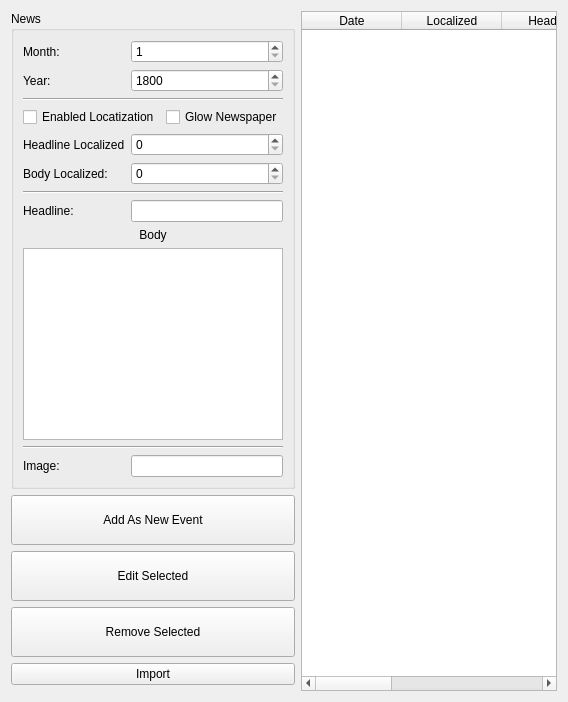
       <widget class="QWidget" name="Tab_News">
        <attribute name="title">
         <string>News</string>
        </attribute>
        <layout class="QGridLayout" name="gridLayout_25">
         <item row="0" column="0">
          <widget class="QGroupBox" name="groupBox_12">
           <property name="title">
            <string>News</string>
           </property>
           <layout class="QGridLayout" name="gridLayout_24">
            <item row="9" column="0">
             <widget class="QLabel" name="label_45">
              <property name="text">
               <string>Body Localized:</string>
              </property>
             </widget>
            </item>
            <item row="11" column="0">
             <widget class="QLabel" name="label_47">
              <property name="text">
               <string>Headline:</string>
              </property>
             </widget>
            </item>
            <item row="12" column="0" colspan="2">
             <widget class="QLabel" name="label_48">
              <property name="text">
               <string>Body</string>
              </property>
              <property name="alignment">
               <set>Qt::AlignCenter</set>
              </property>
             </widget>
            </item>
            <item row="10" column="0" colspan="2">
             <widget class="Line" name="line_9">
              <property name="orientation">
               <enum>Qt::Horizontal</enum>
              </property>
             </widget>
            </item>
            <item row="15" column="0" colspan="2">
             <widget class="Line" name="line_10">
              <property name="orientation">
               <enum>Qt::Horizontal</enum>
              </property>
             </widget>
            </item>
            <item row="2" column="0" colspan="2">
             <widget class="Line" name="line_8">
              <property name="orientation">
               <enum>Qt::Horizontal</enum>
              </property>
             </widget>
            </item>
            <item row="11" column="1">
             <widget class="QLineEdit" name="Line_News_Headline"/>
            </item>
            <item row="16" column="0">
             <widget class="QLabel" name="label_49">
              <property name="text">
               <string>Image:</string>
              </property>
             </widget>
            </item>
            <item row="16" column="1">
             <widget class="QLineEdit" name="Line_News_Image"/>
            </item>
            <item row="9" column="1">
             <widget class="QSpinBox" name="Spin_News_BodyWord">
              <property name="maximum">
               <number>9999999</number>
              </property>
             </widget>
            </item>
            <item row="8" column="1">
             <widget class="QSpinBox" name="Spin_News_HeadlineWord">
              <property name="maximum">
               <number>9999999</number>
              </property>
             </widget>
            </item>
            <item row="8" column="0">
             <widget class="QLabel" name="label_46">
              <property name="text">
               <string>Headline Localized</string>
              </property>
             </widget>
            </item>
            <item row="13" column="0" colspan="2">
             <widget class="QTextEdit" name="TextEdit_News_Body"/>
            </item>
            <item row="0" column="0">
             <widget class="QLabel" name="label_38">
              <property name="text">
               <string>Month:</string>
              </property>
             </widget>
            </item>
            <item row="1" column="1">
             <widget class="QSpinBox" name="Spin_News_Year">
              <property name="minimum">
               <number>1800</number>
              </property>
              <property name="maximum">
               <number>9999</number>
              </property>
             </widget>
            </item>
            <item row="0" column="1">
             <widget class="QSpinBox" name="Spin_News_Month">
              <property name="minimum">
               <number>1</number>
              </property>
              <property name="maximum">
               <number>12</number>
              </property>
             </widget>
            </item>
            <item row="1" column="0">
             <widget class="QLabel" name="label_40">
              <property name="text">
               <string>Year:</string>
              </property>
             </widget>
            </item>
            <item row="5" column="0" rowspan="2" colspan="2">
             <layout class="QHBoxLayout" name="horizontalLayout_6">
              <item>
               <widget class="QCheckBox" name="Check_News_Locale">
                <property name="text">
                 <string>Enabled Locatization</string>
                </property>
               </widget>
              </item>
              <item>
               <widget class="QCheckBox" name="Check_News_Glow">
                <property name="text">
                 <string>Glow Newspaper</string>
                </property>
               </widget>
              </item>
             </layout>
            </item>
           </layout>
          </widget>
         </item>
         <item row="1" column="0">
          <widget class="QPushButton" name="Button_News_Add">
           <property name="minimumSize">
            <size>
             <width>0</width>
             <height>50</height>
            </size>
           </property>
           <property name="text">
            <string>Add As New Event</string>
           </property>
          </widget>
         </item>
         <item row="0" column="1" rowspan="6">
          <widget class="QTableWidget" name="Table_News">
           <property name="sortingEnabled">
            <bool>true</bool>
           </property>
           <column>
            <property name="text">
             <string>Date</string>
            </property>
           </column>
           <column>
            <property name="text">
             <string>Localized</string>
            </property>
           </column>
           <column>
            <property name="text">
             <string>Headline</string>
            </property>
           </column>
           <column>
            <property name="text">
             <string>Body</string>
            </property>
           </column>
           <column>
            <property name="text">
             <string>Image</string>
            </property>
           </column>
           <column>
            <property name="text">
             <string>Glow</string>
            </property>
           </column>
          </widget>
         </item>
         <item row="3" column="0">
          <widget class="QPushButton" name="Button_News_Remove">
           <property name="minimumSize">
            <size>
             <width>0</width>
             <height>50</height>
            </size>
           </property>
           <property name="text">
            <string>Remove Selected</string>
           </property>
          </widget>
         </item>
         <item row="2" column="0">
          <widget class="QPushButton" name="Button_News_Edit">
           <property name="minimumSize">
            <size>
             <width>0</width>
             <height>50</height>
            </size>
           </property>
           <property name="text">
            <string>Edit Selected</string>
           </property>
          </widget>
         </item>
         <item row="4" column="0">
          <widget class="QPushButton" name="Button_News_Import">
           <property name="text">
            <string>Import</string>
           </property>
          </widget>
         </item>
        </layout>
       </widget>
